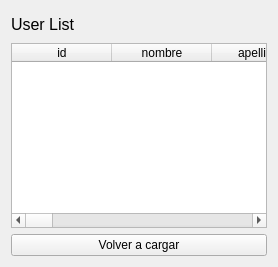
                   <widget class="QWidget" name="usersRead">
                    <layout class="QVBoxLayout" name="verticalLayout_5" stretch="1,7,1">
                     <item>
                      <widget class="QLabel" name="label">
                       <property name="font">
                        <font>
                         <pointsize>12</pointsize>
                         <weight>11</weight>
                         <italic>false</italic>
                         <bold>false</bold>
                        </font>
                       </property>
                       <property name="text">
                        <string>User List</string>
                       </property>
                      </widget>
                     </item>
                     <item>
                      <widget class="QTableWidget" name="usersTable">
                       <column>
                        <property name="text">
                         <string>id</string>
                        </property>
                       </column>
                       <column>
                        <property name="text">
                         <string>nombre</string>
                        </property>
                       </column>
                       <column>
                        <property name="text">
                         <string>apellido1</string>
                        </property>
                       </column>
                       <column>
                        <property name="text">
                         <string>apellido2</string>
                        </property>
                       </column>
                       <column>
                        <property name="text">
                         <string>cargo</string>
                        </property>
                       </column>
                       <column>
                        <property name="text">
                         <string>empresa</string>
                        </property>
                       </column>
                       <column>
                        <property name="text">
                         <string>calle</string>
                        </property>
                       </column>
                       <column>
                        <property name="text">
                         <string>numeroExt</string>
                        </property>
                       </column>
                       <column>
                        <property name="text">
                         <string>numeroInt</string>
                        </property>
                       </column>
                       <column>
                        <property name="text">
                         <string>colonia</string>
                        </property>
                       </column>
                       <column>
                        <property name="text">
                         <string>municipio</string>
                        </property>
                       </column>
                       <column>
                        <property name="text">
                         <string>estado</string>
                        </property>
                       </column>
                       <column>
                        <property name="text">
                         <string>codigoPostal</string>
                        </property>
                       </column>
                       <column>
                        <property name="text">
                         <string>telefono</string>
                        </property>
                       </column>
                       <column>
                        <property name="text">
                         <string>correoElectronico</string>
                        </property>
                       </column>
                       <column>
                        <property name="text">
                         <string>fechaNacimiento</string>
                        </property>
                       </column>
                       <column>
                        <property name="text">
                         <string>edad</string>
                        </property>
                       </column>
                      </widget>
                     </item>
                     <item>
                      <widget class="QPushButton" name="refreshBtn">
                       <property name="text">
                        <string>Volver a cargar</string>
                       </property>
                      </widget>
                     </item>
                    </layout>
                   </widget>
